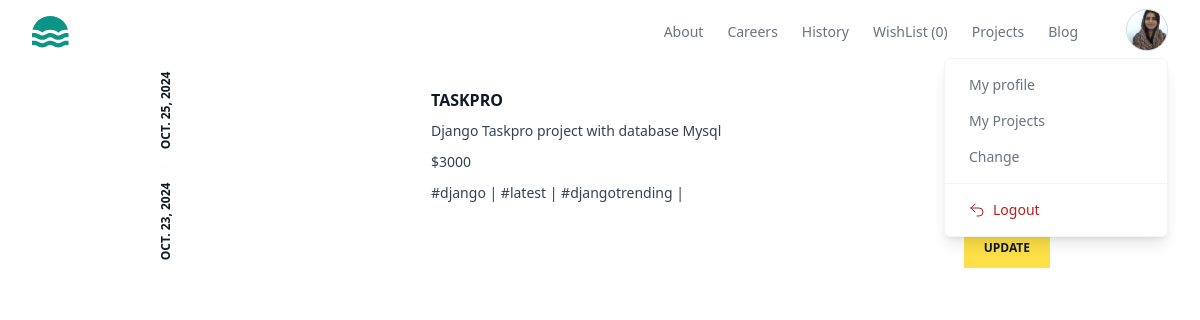
Page /myworks/all/ (signed in) on the earlier database version.
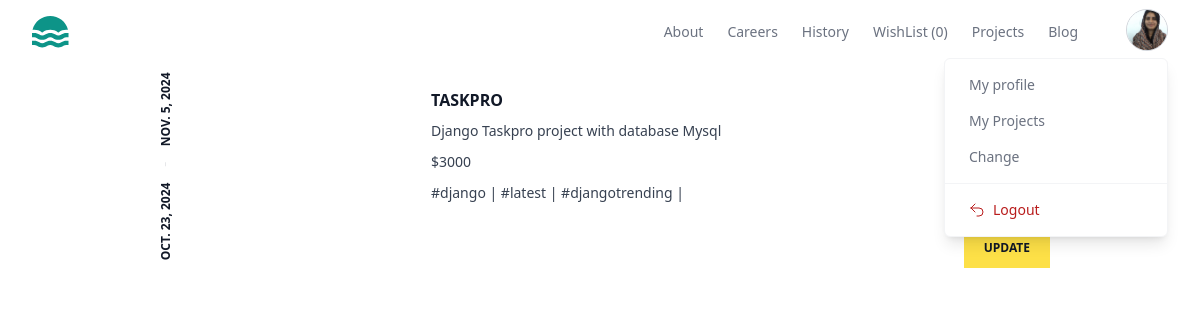
Same page on the later database version.
### store/models.py (models this page shows, shortened)
class BaseModel(models.Model):
    created_date=models.DateTimeField(auto_now_add=True)
    updated_date=models.DateTimeField(auto_now=True)
    is_active=models.BooleanField(default=True)

class Project(BaseModel):
    title=models.CharField(max_length=200)
    description=models.TextField()
    preview_image=models.ImageField(upload_to="previewimages",null=True,blank=True)
    price=models.PositiveIntegerField()
    developer=models.ForeignKey(User,on_delete=models.CASCADE)
    files=models.FileField(upload_to="projects",null=True,blank=True)
    tag_objects=models.ManyToManyField(Tag,null=True)
    thumbnail=EmbedVideoField()

class BaseModel(models.Model):
    created_date=models.DateTimeField(auto_now_add=True)
    updated_date=models.DateTimeField(auto_now=True)
    is_active=models.BooleanField(default=True)

### store/views.py (the view)
# urls.py: path('myworks/all/',views.ProjectListView.as_view(),name="myworks"),
@method_decorator(decs,name="dispatch")
class ProjectListView(View):
    template_name="my_projects.html"
    def get(self,request,*args,**kwargs):
        qs=Project.objects.filter(developer=request.user)
        return render(request,self.template_name,{"data":qs})

### store/context_processor.py (called while the page is built)
def wishlist_item_count(request):
    count=0
    if request.user.is_authenticated:
        count=request.user.basket.basket_item.filter(is_order_placed=False).count()
    return{"cart_item_count":count}

### store/templates/my_projects.html (shortened to what this page needs)
{%extends 'base.html'%}
{% load embed_video_tags %}
{%block main_block%}
    <div class="w-3/4 mx-auto">
        {%for p in data%}
        <article class="flex bg-white transition hover:shadow-xl">
            <div class="rotate-180 p-2 [writing-mode:_vertical-lr]">
              <time
                datetime="2022-10-10"
                class="flex items-center justify-between gap-4 text-xs font-bold uppercase text-gray-900"
              >
                <span>{{p.created_date|date}}</span>
                <span>{{p.updated_date|date}}</span>
              </time>
            </div>
            <div class="hidden sm:block sm:basis-56">
            </div>
            <div class="flex flex-1 flex-col justify-between">
              <div class="border-s border-gray-900/10 p-4 sm:border-l-transparent sm:p-6">
                <a href="#">
                  <h3 class="font-bold uppercase text-gray-900">
                    {{p.title}}
                  </h3>
                </a>
                <p class="mt-2 line-clamp-3 text-sm/relaxed text-gray-700">
                  {{p.description}}
                </p>
              <p class="mt-2 line-clamp-3 text-sm/relaxed text-gray-700">
                ${{p.price}}
              </p>
              <p class="mt-2 line-clamp-3 text-sm/relaxed text-gray-700">
                {%for t in p.tag_objects.all%}
                        #{{t.title}} |
                {%endfor%}
              </p>
            </div>
              <div class="sm:flex sm:items-end sm:justify-end">
                <a
                  href="{%url 'project-update' p.id %}"
                  class="block bg-yellow-300 px-5 py-3 text-center text-xs font-bold uppercase text-gray-900 transition hover:bg-yellow-400"
                >
                  update
                </a>
              </div>
            </div>
          </article>
        {%endfor%}
    </div>
{%endblock%}

Differences in the rows shown:
changed Project "TASKPRO": updated_date "OCT. 25, 2024" → "NOV. 5, 2024"
